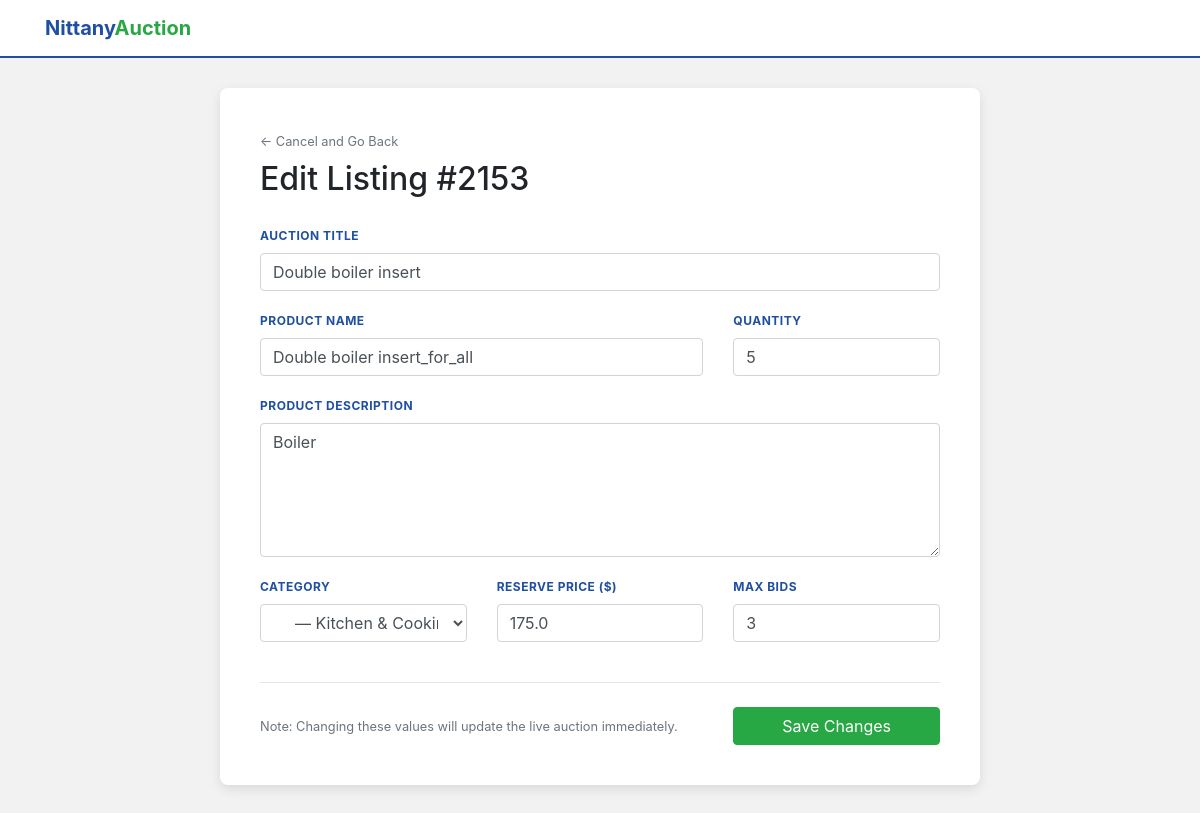
/edit-listing/rwomack49@lsu.edu/2153 (signed in), run on the app's committed database.
### tables this page shows
CREATE TABLE "Auction_Listings"
(
    Seller_Email        text
        constraint Seller_Email
            references Sellers,
    Listing_ID          integer,
    Category            text,
    Auction_Title       text,
    Product_Name        text,
    Product_Description text,
    Quantity            integer,
    Reserve_Price       real,
    Max_bids            integer,
    Status              integer,
    primary key (Seller_Email, Listing_ID)
);

### app.py (the view, shortened to what this page needs)
@app.route('/edit-listing/<seller_email>/<int:listing_id>', methods=['GET', 'POST'])
def edit_listing(seller_email, listing_id):
    user_email = session.get('email')
    roles = session.get('roles', [])
    if not user_email or user_email != seller_email or 'seller' not in roles:
        return redirect(url_for('authenticate', error='Access denied. Seller account required.'))
    connection = get_connection()
    cursor = connection.cursor()
    cursor.execute('SELECT Status FROM Auction_Listings WHERE Seller_Email = ? AND Listing_ID = ?', (seller_email, listing_id))
    item_status = cursor.fetchone()
    if not item_status or item_status[0] != 1:
        connection.close()
        return "Error: Cannot edit an item that is inactive, sold, or ended.", 400
    cursor.execute('SELECT COUNT(*) FROM Bids WHERE listing_id = ? AND seller_email = ?', (listing_id, seller_email))
    if cursor.fetchone()[0] > 0:
        connection.close()
        return "Error: Cannot edit an active listing that already has bids.", 400
    connection.close()
    if request.method == 'GET':
        connection = get_connection()
        cursor = connection.cursor()
        cursor.execute(
            'SELECT * FROM Auction_Listings WHERE Seller_Email = ? AND Listing_ID = ?',
            (seller_email, listing_id)
        )
        item = cursor.fetchone()
        connection.close()
        category_tree = get_category_tree()
        return render_template('edit-listing.html', item=item, category_tree=category_tree)

### app.py (called while the page is built)
@app.before_request
def ensure_roles_loaded():
    if 'email' in session and 'roles' not in session:
        connection = get_connection()
        cursor = connection.cursor()
        roles = []
        cursor.execute("SELECT 1 FROM Helpdesk WHERE email = ?", (session['email'],))
        if cursor.fetchone(): roles.append('helpdesk')
        cursor.execute("SELECT 1 FROM Sellers WHERE email = ?", (session['email'],))
        if cursor.fetchone(): roles.append('seller')
        cursor.execute("SELECT 1 FROM Bidders WHERE email = ?", (session['email'],))
        if cursor.fetchone(): roles.append('bidder')
        connection.close()
        session['roles'] = roles

def get_connection():
    conn = sql.connect(DB_NAME)
    return conn

@app.context_processor
def inject_notification_count():
    count = 0
    user_email = session.get('email')
    if user_email:
        try:
            connection = get_connection()
            cursor = connection.cursor()
            cursor.execute('SELECT COUNT(*) FROM Notifications WHERE user_email = ? AND is_read = 0', (user_email,))
            count = cursor.fetchone()[0]
            connection.close()
        except Exception:
            pass
    return dict(notification_count=count)

def get_category_tree():
    connection = get_connection()
    cursor = connection.cursor()
    cursor.execute('SELECT category_name, parent_category FROM Categories')
    rows = cursor.fetchall()
    connection.close()
    tree = {}
    for name, parent in rows:
        tree[name] = {'name': name, 'children': []}
    roots = []
    for name, parent in rows:
        if parent == 'Root' or parent is None:
            roots.append(tree[name])
        elif parent in tree:
            tree[parent]['children'].append(tree[name])
    return sorted(roots, key=lambda x: x['name'])

### templates/edit-listing.html (shortened to what this page needs)
<!DOCTYPE html>
<html lang="en">
<head>
    <link rel="stylesheet" href="https://stackpath.bootstrapcdn.com/bootstrap/4.4.1/css/bootstrap.min.css">
</head>
<body>
<nav class="navbar navbar-expand-lg navbar-light">
    <div class="container">
        <a class="navbar-brand brand-text" href="/seller">
            <span class="nittany">Nittany</span><span class="auction">Auction</span>
        </a>
    </div>
</nav>
<div class="container">
    <div class="row justify-content-center">
        <div class="col-md-8 edit-card">
            <div class="mb-4">
                <a href="/listing-details/{{ item[0] }}/{{ item[1] }}" class="text-muted small">&larr; Cancel and Go Back</a>
                <h2 class="mt-2">Edit Listing #{{ item[1] }}</h2>
            </div>
            {% if item[9] == 1 %}
            <form id="editListingForm" action="/edit-listing/{{ item[0] }}/{{ item[1] }}" method="POST">
                <div class="form-group">
                    <label>Auction Title</label>
                    <input type="text" name="auction_title" class="form-control" value="{{ item[3] }}" required>
                </div>
                <div class="row">
                    <div class="col-md-8">
                        <div class="form-group">
                            <label>Product Name</label>
                            <input type="text" name="product_name" class="form-control" value="{{ item[4] }}" required>
                        </div>
                    </div>
                    <div class="col-md-4">
                        <div class="form-group">
                            <label>Quantity</label>
                            <input type="number" name="quantity" class="form-control" value="{{ item[6] }}" required>
                        </div>
                    </div>
                </div>
                <div class="form-group">
                    <label>Product Description</label>
                    <textarea name="description" class="form-control" rows="5" required>{{ item[5] }}</textarea>
                </div>
                <div class="row">
                    <div class="col-md-4">
                        <div class="form-group">
                            <label>Category</label>
                            <select name="category" class="form-control" required>
                                {% macro render_node(node, depth=0) %}
                                    <option value="{{ node.name }}" {% if node.name == item[2] %}selected{% endif %}>
                                        {{ ("&nbsp;" * (4 * depth)) | safe }}{% if depth > 0 %}&mdash; {% endif %}{{ node.name }}
                                    </option>
                                    {% for child in node.children %}
                                        {{ render_node(child, depth + 1) }}
                                    {% endfor %}
                                {% endmacro %}
                                {% for root_node in category_tree %}
                                    {{ render_node(root_node) }}
                                {% endfor %}
                            </select>
                        </div>
                    </div>
                    <div class="col-md-4">
                        <div class="form-group">
                            <label>Reserve Price ($)</label>
                            <input type="number" step="0.01" name="reserve" class="form-control" value="{{ item[7] }}" required>
                        </div>
                    </div>
                    <div class="col-md-4">
                        <div class="form-group">
                            <label>Max Bids</label>
                            <input type="number" name="max_bids" class="form-control" value="{{ item[8] }}" min="1" required>
                        </div>
                    </div>
                </div>
                <hr class="my-4">
                <div class="d-flex justify-content-between align-items-center">
                    <p class="text-muted small mb-0">Note: Changing these values will update the live auction immediately.</p>
                    <button type="button" class="btn btn-success px-5" onclick="validateAndShow()">
                        Save Changes
                    </button>
                </div>
            </form>
            {% endif %}
        </div>
    </div>
</div>
</body>
</html>

### templates/edit-listing.html (style rules this page uses)
body { background-color: #f2f2f2; }
.navbar { background-color: white; border-bottom: 2px solid #1e4fa1; margin-bottom: 30px; }
.brand-text .nittany { color: #1e4fa1; font-weight: bold; }
.brand-text .auction { color: #28a745; font-weight: bold; }
.edit-card { background: white; border-radius: 8px; box-shadow: 0 4px 12px rgba(0,0,0,0.1); padding: 2.5rem; margin-bottom: 50px; }
.form-group label { color: #1e4fa1; font-weight: bold; text-transform: uppercase; font-size: 0.75rem; letter-spacing: 0.5px; }

### data on the page
Auction_Listings: Listing_ID "2153", auction_title "Double boiler insert", product_name "Double boiler insert_for_all", quantity "5", description "Boiler", category "— Kitchen & Cooking Accessories", reserve "175.0", max_bids "3"
